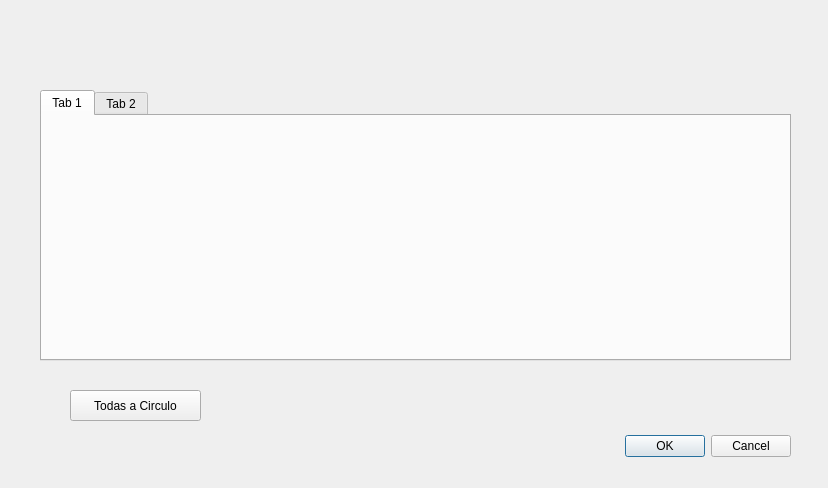
<?xml version="1.0" encoding="UTF-8"?>
<ui version="4.0">
 <class>DConfVisualBolas</class>
 <widget class="QDialog" name="DConfVisualBolas">
  <property name="geometry">
   <rect>
    <x>0</x>
    <y>0</y>
    <width>828</width>
    <height>488</height>
   </rect>
  </property>
  <property name="windowTitle">
   <string>Dialog</string>
  </property>
  <widget class="QDialogButtonBox" name="buttonBox">
   <property name="geometry">
    <rect>
     <x>450</x>
     <y>430</y>
     <width>341</width>
     <height>32</height>
    </rect>
   </property>
   <property name="orientation">
    <enum>Qt::Horizontal</enum>
   </property>
   <property name="standardButtons">
    <set>QDialogButtonBox::Cancel|QDialogButtonBox::Ok</set>
   </property>
  </widget>
  <widget class="QTabWidget" name="tabBolas">
   <property name="geometry">
    <rect>
     <x>40</x>
     <y>90</y>
     <width>751</width>
     <height>271</height>
    </rect>
   </property>
   <widget class="QWidget" name="tab">
    <attribute name="title">
     <string>Tab 1</string>
    </attribute>
   </widget>
   <widget class="QWidget" name="tab_2">
    <attribute name="title">
     <string>Tab 2</string>
    </attribute>
   </widget>
  </widget>
  <widget class="QPushButton" name="btnTodasCirculo">
   <property name="geometry">
    <rect>
     <x>70</x>
     <y>390</y>
     <width>131</width>
     <height>31</height>
    </rect>
   </property>
   <property name="text">
    <string>Todas a Circulo</string>
   </property>
  </widget>
 </widget>
 <resources/>
 <connections>
  <connection>
   <sender>buttonBox</sender>
   <signal>accepted()</signal>
   <receiver>DConfVisualBolas</receiver>
   <slot>accept()</slot>
   <hints>
    <hint type="sourcelabel">
     <x>248</x>
     <y>254</y>
    </hint>
    <hint type="destinationlabel">
     <x>157</x>
     <y>274</y>
    </hint>
   </hints>
  </connection>
  <connection>
   <sender>buttonBox</sender>
   <signal>rejected()</signal>
   <receiver>DConfVisualBolas</receiver>
   <slot>reject()</slot>
   <hints>
    <hint type="sourcelabel">
     <x>316</x>
     <y>260</y>
    </hint>
    <hint type="destinationlabel">
     <x>286</x>
     <y>274</y>
    </hint>
   </hints>
  </connection>
 </connections>
</ui>
